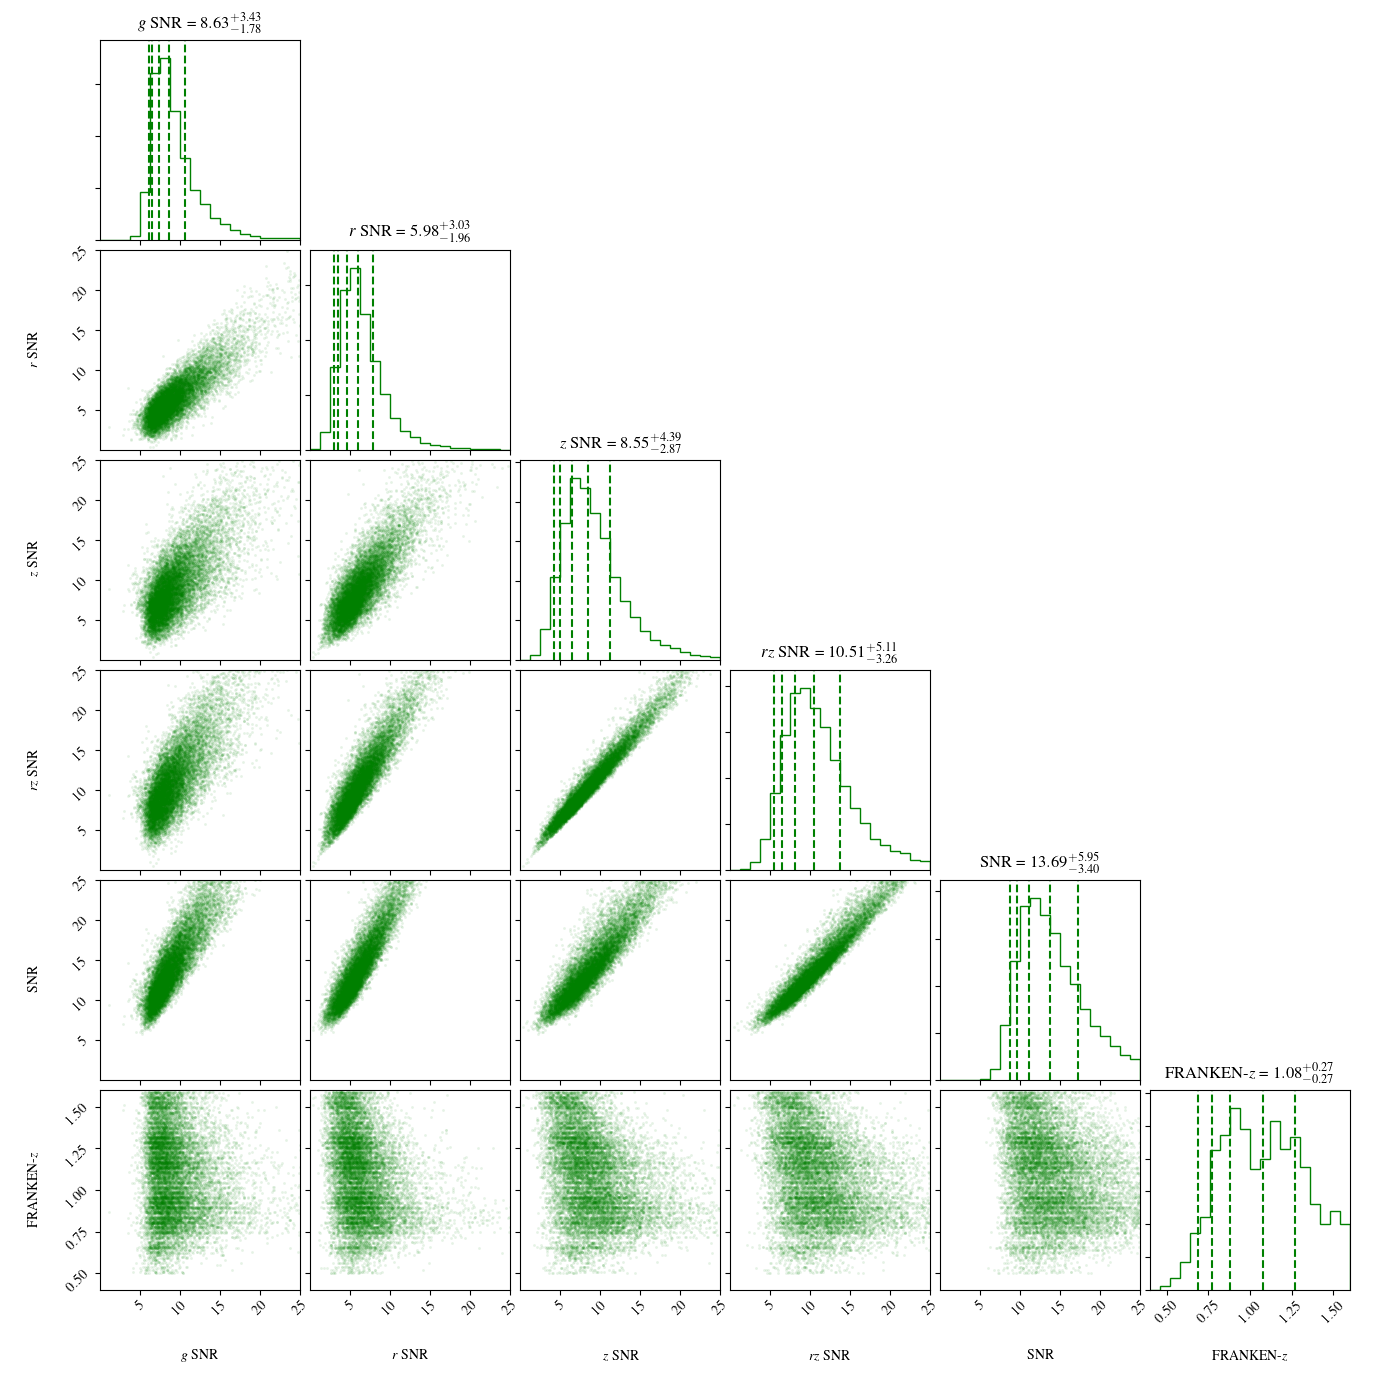

Python code for this plot:
import  os
import  sys
import  glob
import  corner
import  fitsio
import  matplotlib
import  pylab                                 as       pl
import  pandas                                as       pd
import  numpy                                 as       np
import  astropy.io.fits                       as       fits
import  matplotlib.pyplot                     as       plt
import  numpy.lib.recfunctions                as       rfn
import  healpy                                as       hp

from    mpl_toolkits.axes_grid1               import   make_axes_locatable
from    fast_scatter                          import   fast_scatter
from    matplotlib                            import   rc
from    astropy.table                         import   Table, vstack, hstack, join, Column
from    desitarget.targets                    import   encode_targetid
from    desitarget.geomask                    import   is_in_box
from    desitarget.targetmask                 import   desi_mask
from    mpl_toolkits.axes_grid1               import   make_axes_locatable
from    mpl_toolkits.axes_grid1.inset_locator import   inset_axes
from    desitarget.targets                    import   encode_targetid
from    phot_sys                              import   set_photsys
from    in_des                                import   in_des


rc('font', **{'family':'serif', 'serif':['Times']})
rc('text', usetex=True)

##
##  nside    = np.int(sys.argv[1])
##  parea    = hp.nside2pixarea(nside, degrees = True)  
    
if __name__ == '__main__':    
 scratch   = os.environ['CSCRATCH']
 truthdir  = '/project/projectdirs/desi/target/analysis/truth/dr8.0/'

 gcap      = 'south'
 snr       =      9
 compute   =  False
 
 if compute:
  ##
  elgs      = Table(fits.open('/global/cscratch1/sd/mjwilson/BGS/SV-ASSIGN/elgs/elgs.fits')[1].data)                                                                                                                                   
  mtypes    = np.unique(elgs['MORPHTYPE'])    
  
  ## 
  ##  _all  = ['hsc_pdr1_wide.forced.reduced-match.fits', 'hsc_pdr1_deep.forced.reduced-match.fits', 'hsc_pdr1_udeep.forced.reduced-match.fits']
  _all      = ['hsc_pdr1_wide.forced.reduced-match.fits']

  cols      = ['RA', 'DEC', 'frankenz_photoz_best', 'SURVEY', 'TARGETID']
  
  ##  Writes desired truth catalogues to scratch.                                                                                                                                                                                      
  for i, survey in enumerate(_all):
      infile     = truthdir + '/{}/matched/'.format(gcap) + survey

      if not os.path.exists(infile):
        print('Cannot find: {}'.format(infile))                                                                                                                                                                                     
        continue

      ##  Truth spectroscopic catalogue.  Look for a given survey in both north and south.                                                                                                                                             
      hsc        = Table(fits.open(truthdir + '/{}/matched/'.format(gcap) + survey)[1].data)
      hsc        = hsc['mizuki_photoz_best', 'frankenz_photoz_best']
      
      ##  Line matched LS output.                                                                                                                                                                                                       
      infile     = truthdir + '/{}/matched/'.format(gcap) + 'ls-dr8.0-' + survey

      if not os.path.exists(infile):
        print('Cannot find: {}'.format(infile))                                                                                                                                                                                     
        continue

      lsm        = Table(fits.open(truthdir + '/{}/matched/'.format(gcap) + 'ls-dr8.0-' + survey)[1].data)

      ##  hsc_pdr1_wide.forced.reduced
      depth      = survey.split('-')[0].replace('.forced.reduced', '').split('_')[-1].upper()
      nsurvey    = 'HSC1-' + depth
            
      ##
      lsm['TARGETID'] = encode_targetid(objid=lsm['OBJID'], brickid=lsm['BRICKID'], release=lsm['RELEASE'], sky=0, mock=0)
      lsm['SURVEY']   = depth

      hsc        = hstack([lsm, hsc])
      
      hsc['FRANKENZ'] = hsc['frankenz_photoz_best']

      del  hsc['frankenz_photoz_best']
            
      print('Solving for {}.'.format(nsurvey))

      ##  hsc.pprint()

  cols  =  hsc.columns
  ecols = elgs.columns
  
  diff  = list(set(cols)  ^ set(ecols))
  ecols = list(set(ecols) & set(diff))
  ecols = ecols + ['TARGETID']

  ##
  ##  hsco = join(hsc, elgs[ecols], join_type='left', keys='TARGETID')
  hsco  = hsc
  
  hsco.pprint(max_width=-1)
  hsco.write(scratch + '/BGS/SV-ASSIGN/elgs/hsc_{}.fits'.format(gcap), format='fits', overwrite=True)

  exit(1)
  
  ##
  elgs = join(elgs, hsc, join_type='inner', keys='TARGETID')
  elgs.write(scratch + '/BGS/SV-ASSIGN/elgs/hsc_elgs.fits', format='fits', overwrite=True)

  
 else:
  snr              = 5.
  
  ##
  fig, axarr = plt.subplots(figsize=(10, 5))
  plt.subplots_adjust(left = 0.05, right = 0.95, hspace=0.6, wspace=0.4, top = 0.925, bottom = 0.05)

  cols             = ['FRANKENZ', 'MORPHTYPE', 'GSNR', 'RSNR', 'ZSNR', 'RZSNR', 'SNR', 'EBV', 'CHI2DIFF', 'FLUX_G', 'FLUX_R', 'FLUX_Z', 'FLUX_W1',\
                      'PSFSIZE_G', 'PSFSIZE_R', 'PSFSIZE_Z', 'MIZUKIZ', 'PHOTSYS', 'BFIT', 'BFIT2', 'TARGETID', 'RA', 'DEC', 'BRICKID', 'OBJID']
  
  hsc              = Table(fits.open(scratch + '/BGS/SV-ASSIGN/elgs/hsc_{}.fits'.format(gcap))[1].data)
  hsc              = hsc[(hsc['FRANKENZ'] >= 0.5) & (hsc['FRANKENZ'] < 1.6)]
  hsc              = hsc[hsc['DEC'] > -30.]
  hsc['MORPHTYPE'] = hsc['TYPE']
  hsc['MIZUKIZ']   = hsc['mizuki_photoz_best']
  
  ##
  hsc['PHOTSYS']                      = Column(data=np.array(['N'] * len(hsc)), name='PHOTSYS', dtype='S32')
  hsc['PHOTSYS'][hsc['DEC'] < 32.375] = 'S'
  
  set_photsys(hsc)

  hsc.pprint()
  
  ##  S/N should be prior to extinction correction.                                                                                                                                                                         
  hsc['GSNR']     = np.sqrt(hsc['FLUX_IVAR_G']) * hsc['FLUX_G']                                                                                                                               
  hsc['RSNR']     = np.sqrt(hsc['FLUX_IVAR_R']) * hsc['FLUX_R']                                                                                                                                 
  hsc['ZSNR']     = np.sqrt(hsc['FLUX_IVAR_Z']) * hsc['FLUX_Z']                                                                                                                               

  ##                                                                                                                                                                                                                        
  hsc['RZSNR']    = np.sqrt(hsc['RSNR'] ** 2. + hsc['ZSNR'] ** 2.)
  hsc['SNR']      = np.sqrt(hsc['GSNR'] ** 2. + hsc['RSNR'] ** 2. + hsc['ZSNR'] ** 2.)

  hsc['BFIT']     = np.array([np.array(x).max() for x in hsc['DCHISQ']])
  hsc['BFIT2']    = np.array([np.sort(np.array(x))[:-1].max() for x in hsc['DCHISQ']])

  hsc['CHI2DIFF'] = np.clip(np.log10(hsc['BFIT'] - hsc['BFIT2']), a_min=-6., a_max=None)
  
  hsc['BFIT']     = np.clip(np.log10(hsc['BFIT']),  a_min=-6., a_max=None)
  hsc['BFIT2']    = np.clip(np.log10(hsc['BFIT2']), a_min=-6., a_max=None)
  
  ##
  hsc             = hsc[hsc['SNR'] >= snr]
  hsc             = hsc[cols]

  hsc.write(scratch + '/BGS/SV-ASSIGN/elgs/hsc_{}_lite.fits'.format(gcap), format='fits', overwrite=True)

  exit(1)

  hsc             = Table(fits.open(scratch + '/BGS/SV-ASSIGN/elgs/hsc_{}_lite.fits'.format(gcap))[1].data) 
  
  ##  Downsample.
  for i in range(2):
    choice        = np.random.randint(2, size=len(hsc)).astype(bool)
    hsc           = hsc[choice]  
  
  hsc.sort('SNR')
  
  hsc.pprint()

  ##
  mtypes          = ['PSF', 'EXP', 'DEV', 'COMP', 'REX']
  colors          = ['b', 'r', 'g', 'k', 'y']

  photsyss        = ['BMZLS'] ##  np.unique(hsc['PHOTSYS'])
  
  ##
  for photsys in photsyss:
    datbysys        = hsc[hsc['PHOTSYS'] == photsys]

    ##  
    fig, axarr      = plt.subplots(nrows=7, ncols=7, figsize=(20, 20))
    
    for mm, color in zip(mtypes, colors):
      print('Solving for {} ({})'.format(mm, color))

      dat           = datbysys[datbysys['MORPHTYPE'] == mm]
      dat.sort('SNR')
      
      toprint       = dat[:500]
      toprint.pprint(max_lines=-1)

      if len(dat) > 0:       
       ##  np.log10(dat['BFIT']), dat['CHI2DIFF']].   
       data          = np.c_[dat['GSNR'], dat['RSNR'], dat['ZSNR'], dat['SNR'], dat['FRANKENZ'], dat['PSFSIZE_Z'], dat['CHI2DIFF']]

       ##  ['BFIT', r'dChi2'].    
       labels        = [r'gSNR', r'rSNR', r'zSNR', r'SNR', r'FRANKEN-z', 'zPSF', 'CHI2DIFF']
      
       ##  ['BFIT', r'dChi2'].    
       _range        = [(-5., 50.)] * 4 + [(0.4, 1.6)] + [(0.8, 1.5)] + [(-6., 6.)]

       ##  [0.05, 0.1, 0.25, 0.5, 0.75]
       percentiles   = []

       ##  data_kwargs={'alpha': 0.2}.
       fig           = corner.corner(data, plot_contours=False, color=color, labels=labels, range=_range, 
                                     quantiles=percentiles, plot_density=False, fig=fig, hist_kwargs={'log': True},
                                     show_titles=True)
        
    fig.suptitle(r'0.5 $\leq z \leq 1.6$ HSC-PDR1 in {}'.format(photsys), fontsize=20)
    
    ##
    pl.savefig('hsc_{}.png'.format(photsys))
  
  '''
  fig, axarr    = plt.subplots(nrows=1, ncols=3, figsize=(10, 5))

  elgs          = Table(fits.open(scratch + '/BGS/SV-ASSIGN/elgs/hsc_elgs.fits')[1].data)
  elgs['RZSNR'] = np.sqrt(elgs['RSNR'] ** 2. + elgs['ZSNR'] ** 2.)
  
  lowq          = elgs[(elgs['RSNR']  < snr) | (elgs['ZSNR']  < snr)]
  hiq           = elgs[(elgs['RSNR'] >= snr) & (elgs['ZSNR'] >= snr)]

  lowq.pprint(max_width=-1)
  hiq.pprint(max_width=-1)

  ##
  dz         = 0.05
  bins       = np.arange(0.0, 3.5, dz)
  
  axarr[0].hist(lowq['FRANKENZ'], bins=bins, color='darkviolet', label='LOQ')
  axarr[0].hist( hiq['FRANKENZ'], bins=bins, color='royalblue',  label='HIQ')

  axarr[0].set_xlim(0., 3.5)
  
  axarr[0].set_xlabel(r'$z$')
  axarr[0].set_ylabel(r'$\Delta N / \Delta z$')

  axarr[0].legend(frameon=False)
  
  ##
  for ii, [subsample, color, label] in enumerate(zip([lowq, hiq], ['darkviolet', 'royalblue'], ['LOWQ', 'HIQ'])):
   gg = subsample['FLUX_G'] / subsample['MW_TRANSMISSION_G']
   rr =	subsample['FLUX_R'] / subsample['MW_TRANSMISSION_R']
   zz =	subsample['FLUX_Z'] / subsample['MW_TRANSMISSION_Z']
   
   axarr[ii + 1].plot(rr-zz, gg-rr, marker='.', lw=0, c=color, markersize=.5)

   axarr[ii + 1].set_xlim(-2., 0.)
   axarr[ii + 1].set_ylim(-.5, 2.)

   axarr[ii + 1].set_xlabel(r'$(r-z)$') 
   axarr[ii + 1].set_ylabel(r'$(g-r)$')
   
  ##  
  plt.tight_layout()
  
  pl.savefig('hsc_elgs.png')
  '''  

  print('\n\nDone.\n\n')
